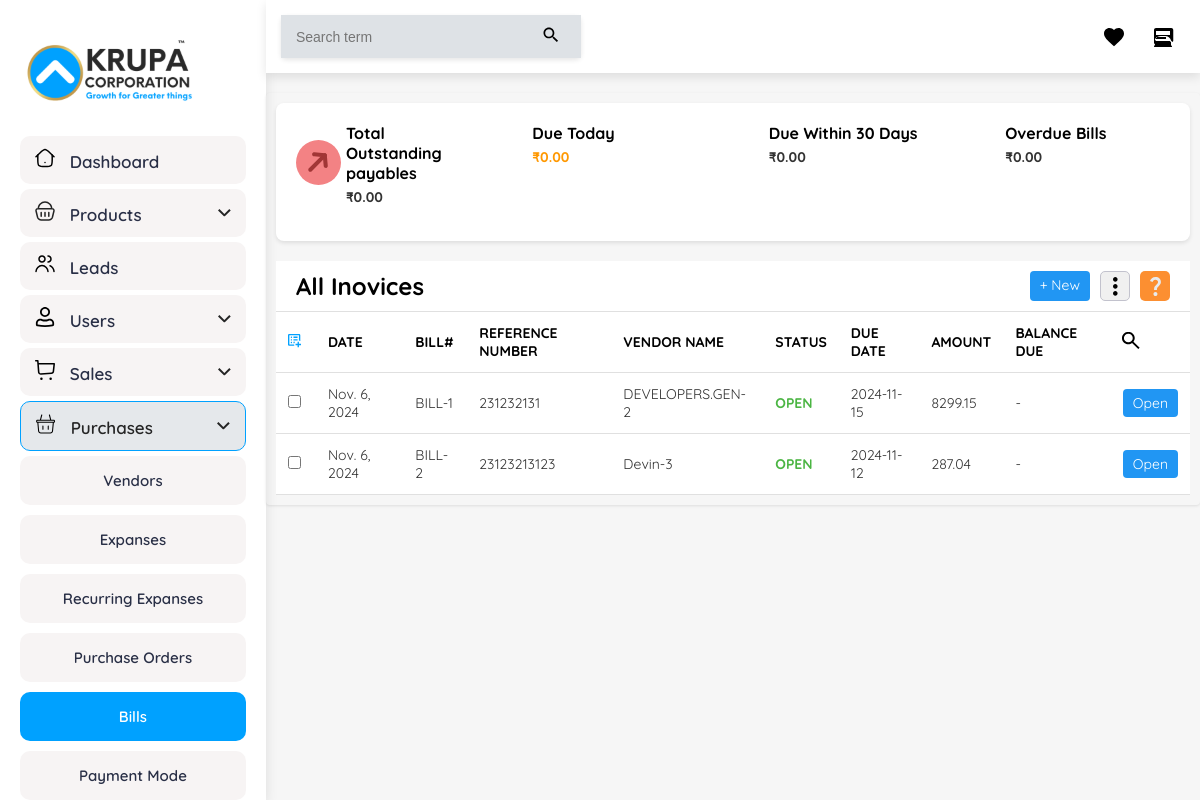
Screenshot of /bills1/ with the database file from the repository.
### krupa/models.py (models this page shows)
class Bill(models.Model):
    vendor_name = models.ForeignKey(Vendor,max_length=255, blank=True, null=True,on_delete=models.CASCADE)
    source_of_supply = models.CharField(max_length=255, blank=True, null=True)
    destination_of_supply = models.CharField(max_length=255, blank=True, null=True)
    bill_number = models.CharField(max_length=255, blank=True, null=True)  # ordernumber
    reference = models.CharField(max_length=255, blank=True, null=True)  # bill reference
    bill_date = models.CharField(max_length=30,blank=True, null=True)  # billdate
    due_date = models.CharField(max_length=30,blank=True, null=True)  # duedate
    payment_terms = models.CharField(max_length=255, blank=True, null=True)
    item_tax = models.CharField(max_length=50, blank=True, null=True, default="none")
    price_list = models.CharField(max_length=50, blank=True, null=True, default="none")
    discount = models.CharField(max_length=50, blank=True, null=True, default="none")
    sub_total = models.DecimalField(max_digits=10, decimal_places=2, blank=True, null=True, default=0.00)
    shipping_charges = models.DecimalField(max_digits=10, decimal_places=2, blank=True, null=True, default=0.00)
    adjustment = models.DecimalField(max_digits=10, decimal_places=2, blank=True, null=True, default=0.00)
    total = models.DecimalField(max_digits=10, decimal_places=2, blank=True, null=True, default=0.00)
    created_date = models.DateField(auto_now=True)
    status = models.CharField(max_length=30, null=True, blank=True, default="OPEN")

class Vendor(models.Model):
    salutation = models.CharField(max_length=50, null=True, blank=True)
    firstname = models.CharField(max_length=100, null=True, blank=True)
    lastname = models.CharField(max_length=100, null=True, blank=True)
    companyname = models.CharField(max_length=200, null=True, blank=True)
    vendoremail = models.EmailField(null=True, blank=True)
    vendorphone1 = models.CharField(max_length=15, null=True, blank=True)
    vendorphone2 = models.CharField(max_length=15, null=True, blank=True)
    gst_Treatment = models.CharField(max_length=50, null=True, blank=True)
    sourceofsupply = models.CharField(max_length=100, null=True, blank=True)
    pan = models.CharField(max_length=20, null=True, blank=True)
    currency = models.CharField(max_length=10, null=True, blank=True)
    openingbalance = models.DecimalField(max_digits=15, decimal_places=2, null=True, blank=True)
    paymentterms = models.CharField(max_length=100, null=True, blank=True)
    pricelist = models.CharField(max_length=100, null=True, blank=True)
    enableportal = models.BooleanField(default=False, null=True, blank=True)
    portallanguage = models.CharField(max_length=50, null=True, blank=True)
    documents = models.TextField(null=True, blank=True)
    billingattention = models.CharField(max_length=200, null=True, blank=True)
    billingcountry = models.CharField(max_length=100, null=True, blank=True)
    billingaddress1 = models.TextField(null=True, blank=True)
    billingaddress2 = models.TextField(null=True, blank=True)
    billingcity = models.CharField(max_length=100, null=True, blank=True)
    billingstate = models.CharField(max_length=100, null=True, blank=True)
    billingpincode = models.CharField(max_length=10, null=True, blank=True)
    billingphone = models.CharField(max_length=15, null=True, blank=True)
    shippingattention = models.CharField(max_length=200, null=True, blank=True)
    shippingcountry = models.CharField(max_length=100, null=True, blank=True)
    shippingaddress1 = models.TextField(null=True, blank=True)
    shippingaddress2 = models.TextField(null=True, blank=True)
    shippingcity = models.CharField(max_length=100, null=True, blank=True)
    shippingstate = models.CharField(max_length=100, null=True, blank=True)
    shippingpincode = models.CharField(max_length=10, null=True, blank=True)
    shippingphone = models.CharField(max_length=15, null=True, blank=True)
    def __str__(self):
        return f"{self.companyname}-{self.id}"

### admin_panel/views.py (the view)
# urls.py: path('bills1/',Bills1,name="Bills1"),
def Bills1(request):
    objs = Bill.objects.all()
    context = {'objs':objs}
    return render(request,"bills1.html",context)

### templates/bills1.html (shortened to what this page needs)
<!DOCTYPE html>
<html lang="en">
<head>
</head>
<body>
    <div class="container">
        <aside class="sidebar" style="overflow-y: scroll;">
            <img src="images/krupa.svg" alt="Logo" class="logo">
            <nav style="height: 80vh; display: flex; flex-direction: column;">
                <div class="nav-item" style="display: flex; justify-content: space-between;">
                    <div>
                        <img src="images/dashboard-light.svg" alt="Dashboard Icon" class="icon">
                        <span>Dashboard</span>
                    </div>
                </div>
                <div class="nav-item" data-dropdown="products-dropdown">
                    <div>
                        <img src="images/products-dark.svg" alt="Products Icon" class="icon">
                        <span>Products</span>
                    </div>
                    <img src="images/dropdown.svg" alt="Arrow" class="arrow">
                </div>
                <div class="nav-item" data-dropdown="leads-dropdown">
                    <div>
                        <img src="images/leads.svg" alt="Leads Icon" class="icon">
                        <span>Leads</span>
                    </div>
                </div>
                <div class="nav-item" data-dropdown="users-dropdown">
                    <div>
                        <img src="images/user-dark.svg" alt="Users Icon" class="icon">
                        <span>Users</span>
                    </div>
                    <img src="images/dropdown.svg" alt="Arrow" class="arrow">
                </div>
                <div class="nav-item " data-dropdown="sales-dropdown">
                    <div>
                        <img src="images/sales-dark.svg" alt="Sales Icon" class="icon">
                        <span>Sales</span>
                    </div>
                    <img src="images/dropdown.svg" alt="Arrow" class="arrow">
                </div>
                <div class="nav-item drop-active active" data-dropdown="purchases-dropdown">
                    <div>
                        <img src="images/purchaces.svg" alt="Purchases Icon" class="icon">
                        <span>Purchases</span>
                    </div>
                    <img src="images/dropdown.svg" alt="Arrow" class="arrow">
                </div>
                <div id="purchases-dropdown" class="dropdown-content show">
                    <a href="#">Vendors</a>
                    <a href="#">Expanses</a>
                    <a href="#">Recurring Expanses</a>
                    <a href="#">Purchase Orders</a>
                    <a href="#" class="active">Bills</a>
                    <a href="#" >Payment Mode</a>
                </div>
            </nav>
        </aside>
        <main class="main-content">
            <div class="top-bar">
                <div class="search-bar">
                    <input type="text" placeholder="Search term">
                    <button>
                        <svg class="icon" viewBox="0 0 24 24"><path d="M15.5 14h-.79l-.28-.27C15.41 12.59 16 11.11 16 9.5 16 5.91 13.09 3 9.5 3S3 5.91 3 9.5 5.91 16 9.5 16c1.61 0 3.09-.59 4.23-1.57l.27.28v.79l5 4.99L20.49 19l-4.99-5zm-6 0C7.01 14 5 11.99 5 9.5S7.01 5 9.5 5 14 7.01 14 9.5 11.99 14 9.5 14z"></path></svg>
                    </button>
                </div>
                <div class="top-icons">
                    <svg class="icon" viewBox="0 0 24 24"><path d="M12 21.35l-1.45-1.32C5.4 15.36 2 12.28 2 8.5 2 5.42 4.42 3 7.5 3c1.74 0 3.41.81 4.5 2.09C13.09 3.81 14.76 3 16.5 3 19.58 3 22 5.42 22 8.5c0 3.78-3.4 6.86-8.55 11.54L12 21.35z"></path></svg>
                    <svg class="icon" viewBox="0 0 24 24"><path d="M20 17.17L18.83 16H5.17l-1.34-1.34C4.54 12.78 7.15 11 10 11h4c2.85 0 5.46 1.78 6.17 4.66l1.26 1.26c.3-.31.57-.65.83-1.02V5c0-1.1-.9-2-2-2H5c-1.1 0-2 .9-2 2v13.17c.31.4.67.77 1.08 1.08L3 21.59V22h18v-.41l-1-1.59zM5 6h14v4H5V6zm0 6h10v2H5v-2z"></path></svg>
                </div>
            </div>
            <div class="cont" style="background-color: transparent;display: flex;flex-direction: column;gap: 20px;">
                <div class="payment-card">
                    <div class="payment-summary">
                        <div class="payment-item" style="display: flex;align-items: center;gap: 5px;">
                            <div>
                                <img src="images/oustandingpayables.svg" alt="">
                            </div>
                           <div>
                            <div class="payment-label" style="display: flex;align-items: center;">
                                Total Outstanding payables</div>
                            <div class="payment-value">₹0.00</div>
                           </div>
                        </div>
                        <div class="payment-item">
                            <div class="payment-label">Due Today</div>
                            <div class="payment-value payment-value-highlight">₹0.00</div>
                        </div>
                        <div class="payment-item">
                            <div class="payment-label">Due Within 30 Days</div>
                            <div class="payment-value">₹0.00</div>
                        </div>
                        <div class="payment-item">
                            <div class="payment-label">Overdue Bills</div>
                            <div class="payment-value">₹0.00</div>
                        </div>
                    </div>
                </div>
                <div style="background-color: white;">
                    <div class="header">
                        <div class="tabs">
                            <h1 style="font-size: 24px;font-weight: 700;color: #000000;">All Inovices</h1>
                        </div>
                        <div class="action-icons" style="display: flex;gap: 10px;">
                            <a style="text-decoration: none;" href="/bills3/" class="btn btn-primary">+ New</a>
                            <a style="background-color: #F0F0F0;padding: 3px;height: 30px;width: 30px;display: flex;align-items: center;justify-content: center;border-radius: 5px;border: 1px solid #c2c2cd;"><img src="images/threedots.svg" alt=""></a>
                            <a style="background-color: #Fc8F31;padding: 3px;height: 30px;width: 30px;display: flex;align-items: center;justify-content: center;border-radius: 5px;"><img src="images/question.svg" alt=""></a>
                          </div>
                    </div>
                    <table>
                        <thead>
                            <tr>
                                <th ><img src="images/table1.svg" alt=""></th>
                                <th>DATE</th>
                                <th>BILL#</th>
                                <th>REFERENCE NUMBER</th>
                                <th>VENDOR NAME</th>
                                <th>STATUS</th>
                                <th>DUE DATE</th>
                                <th>AMOUNT</th>
                                <th>BALANCE DUE</th>
                                <th class="search-icon"><img src="images/search.svg" alt="" style="scale: 1.2;"></th>
                            </tr>
                        </thead>
                        <tbody>
                            {% for i in objs %}
                            <tr>
                                <td class="checkbox-cell"><input type="checkbox"></td>
                                <td data-label="DATE">{{i.created_date}}</td>
                                <td data-label="BILL#">{{i.bill_number}}</td>
                                <td data-label="REFERENCE NUMBER">{{i.reference}}</td>
                                <td data-label="VENDOR NAME">{{i.vendor_name}}</td>
                                <td data-label="STATUS" class="partially-paid">{{i.status}}</td>
                                <td data-label="DUE DATE">{{i.due_date}}</td>
                                <td data-label="AMOUNT">{{i.total}}</td>
                                <td data-label="BALANCE DUE">-</td>
                                <td class="search-icon">
                                    <a
                                      href="/bills2/{{i.id}}/"
                                      style="text-decoration: none"
                                      class="btn btn-primary"
                                      >Open</a
                                    >
                                  </td>
                            </tr>
                            {% endfor %}
                        </tbody>
                    </table>
                </div>
            </main>
        </div>
</body>
</html>

### templates/bills1.html (style rules this page uses)
* { margin: 0; padding: 0; box-sizing: border-box; }
body { font-family: 'Quicksand', sans-serif; background-color: #f6f6f6; color: #333; }
.container { display: flex; min-height: 100vh; }
.sidebar { width: 280px; background-color: #ffffff; color: #292F46; padding: 20px; box-shadow: 0 4px 12px rgba(0, 0, 0, 0.1); transition: all 0.3s ease; }
.sidebar .dropdown-content { display: none; flex-direction: column; }
.sidebar .dropdown-content a { padding: 15px; color: #292F46; background-color: #f7f4f4; margin-bottom: 10px; font-weight: 600; text-decoration: none; font-size: 15px; text-align: center; border-radius: 10px; transition: background-color 0.2s; }
.sidebar .dropdown-content .active { background-color: #00A1ff; color: white; }
.sidebar .dropdown-content.show { display: flex; }
.logo { width: 100%; max-width: 180px; margin-bottom: 30px; }
.nav-item { display: flex; align-items: center; padding: 12px 15px; margin-bottom: 5px; color: #292F46; text-decoration: none; background-color: #f7f4f4; font-size: 17px; font-weight: 600; border-radius: 10px; cursor: pointer; justify-content: space-between; transition: background-color 0.2s; }
.nav-item.active { background-color: #E5E8Eb; color: #252525; }
.drop-active { border: 1px solid #00A1ff; }
.icon { width: 20px; height: 20px; margin-right: 10px; }
.arrow { transition: transform 0.3s ease; }
.cont { padding: 10px; }
.top-bar { display: flex; justify-content: space-between; align-items: center; padding: 15px 30px; background-color: #fff; box-shadow: 0 2px 5px rgba(0, 0, 0, 0.1); width: 100%; position: sticky; top: 0; z-index: 999; }
.search-bar { display: flex; background-color: #fff; border-radius: 5px; box-shadow: 0 2px 5px rgba(0,0,0,0.1); width: 300px; }
.search-bar input { flex-grow: 1; padding: 10px 15px; border: none; background-color: #DEE2E6; font-size: 14px; outline: none; }
.search-bar button { padding: 10px; background-color: #DEE2E6; border: none; cursor: pointer; }
.top-icons { display: flex; gap: 15px; }
.top-icons .icon { width: 24px; height: 24px; cursor: pointer; }
.main-content { flex-grow: 1; transition: margin-left 0.3s ease; }
.top-bar { position: relative; margin-top: 0; margin-left: 0; padding: 15px; background-color: #fff; box-shadow: 0px 4px 10px rgba(0, 0, 0, 0.1); }
.cont { max-width: 1400px; margin: 20px auto; background-color: white; border-radius: 4px; box-shadow: 0 1px 3px rgba(0,0,0,0.1); overflow: hidden; }
.header { display: flex; justify-content: space-between; align-items: center; padding: 10px 20px; border-bottom: 1px solid #e0e0e0; }
.tabs { display: flex; gap: 30px; }
.btn { padding: 5px 10px; border: none; border-radius: 4px; cursor: pointer; font-size: 14px; }
.btn-primary { background-color: #2196F3; color: white; }
table { width: 100%; border-collapse: collapse; }
th, td { text-align: left; padding: 12px; border-bottom: 1px solid #e0e0e0; font-size: 14px; }
th { color: black; font-weight: 700; }
td { color: #333; }
.checkbox-cell { width: 40px; }
.search-icon { width: 40px; }
.payment-card { background-color: white; border-radius: 8px; box-shadow: 0 2px 4px rgba(0, 0, 0, 0.1); padding: 20px; width: 100%; }
.payment-summary { display: flex; justify-content: space-between; flex-wrap: wrap; }
.payment-item { flex-basis: calc(20% - 10px); margin-bottom: 15px; }
.payment-label { font-size: 16px; color: #000000; font-weight: bolder; margin-bottom: 5px; }
.payment-value { font-size: 14px; color: #333; font-weight: bold; }
.payment-value-highlight { color: #ff9800; }
.partially-paid { color: #4bb543; font-weight: bold; }

### rows the page displays
Bill: created_date "Nov. 6, 2024", bill_number "BILL-1", reference "231232131", vendor_name "DEVELOPERS.GEN-2", status "OPEN", due_date "2024-11-15", total "8299.15"
Bill: created_date "Nov. 6, 2024", bill_number "BILL-2", reference "23123213123", vendor_name "Devin-3", status "OPEN", due_date "2024-11-12", total "287.04"
